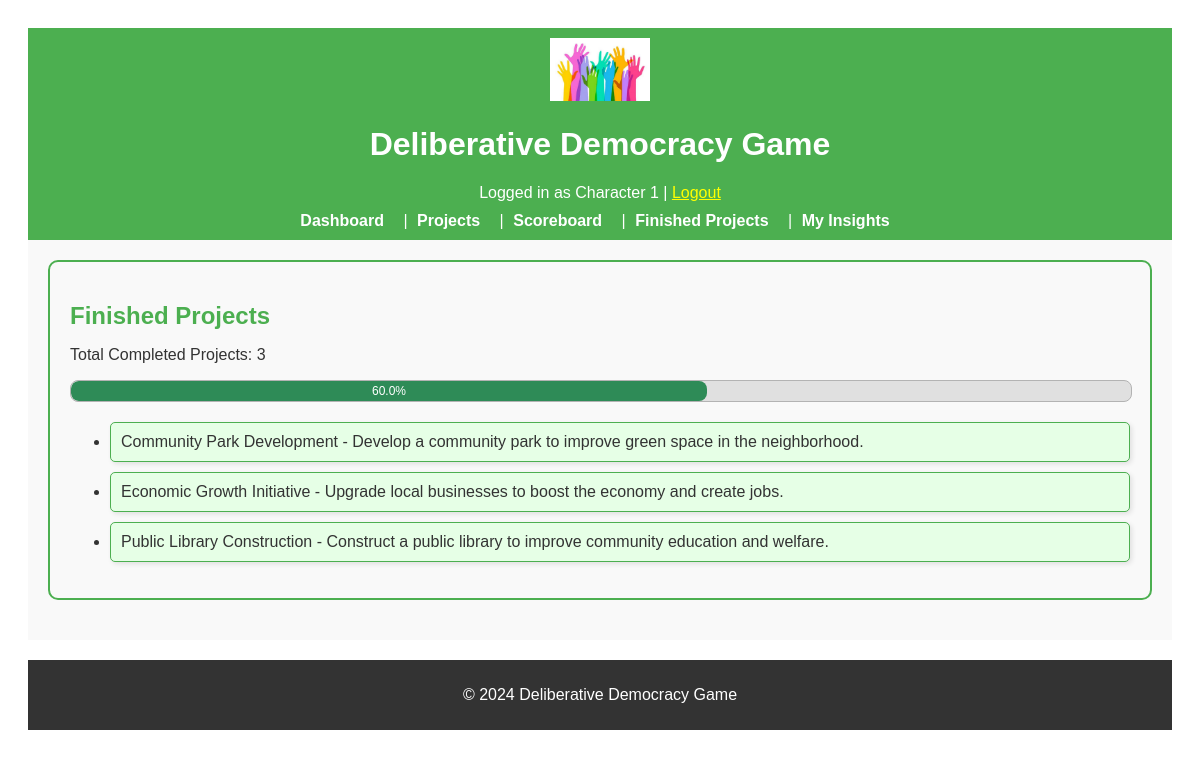
The app's page /finished_projects (signed in), older data.
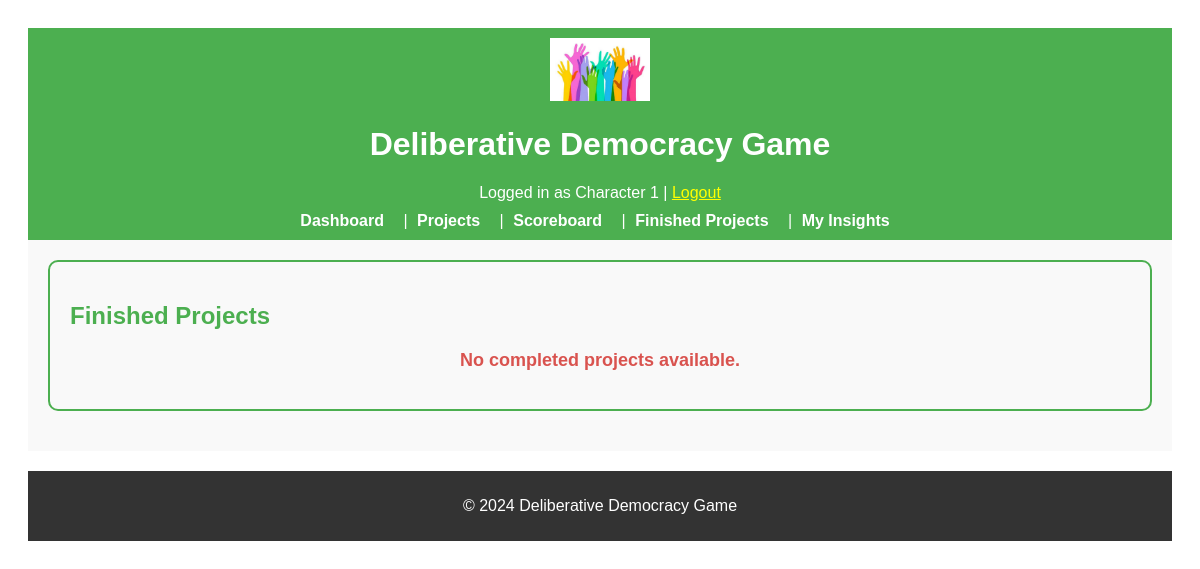
The same page, newer data.
### app/models.py (models this page shows, shortened)
class Project(db.Model):
    __tablename__ = "projects"
    id = db.Column(db.Integer, primary_key=True)
    name = db.Column(db.String(128), nullable=False)
    description = db.Column(db.Text, nullable=True)
    outcomes = db.Column(db.Text, nullable=True)
    required_resources = db.Column(db.Text, nullable=True)
    is_completed = db.Column(db.Boolean, default=False)

### app/routes.py (the view)
@main.route("/finished_projects")
@login_required
def finished_projects():
    projects = Project.query.filter_by(is_completed=True).all()
    total_projects = Project.query.count()  # Get the total number of projects
    return render_template(
        "finished_projects.html", projects=projects, total_projects=total_projects
    )

### app/routes.py (called while the page is built)
@login_manager.user_loader
def load_user(user_id):
    return User.query.get(int(user_id))

### app/templates/finished_projects.html (shortened to what this page needs)
{% extends "base.html" %}
{% block content %}
<div class="finished-projects-container">
    <h2 class="finished-projects-header">Finished Projects</h2>
    {% if projects %}
    <p>Total Completed Projects: {{ projects|length }}</p>
    <div class="progress-bar-container completed-projects-container">
        <div class="progress-bar completed-projects"
            style="width: {{ (projects|length / total_projects) * 100 }}%; max-width: 100%;">
            {{ (projects|length / total_projects) * 100 | round(1) }}%
        </div>
    </div>
    <ul>
        {% for project in projects %}
        <li class="finished-project-item">{{ project.name }} - {{ project.description }}</li>
        {% endfor %}
    </ul>
    {% else %}
    <p class="no-projects-message">No completed projects available.</p>
    {% endif %}
</div>
{% endblock %}

Row changes from the older to the newer data that the page shows:
no longer on this page (row edited): Project: name "Community Park Development", description "Develop a community park to improve green space in the neighborhood."
no longer on this page (row edited): Project: name "Economic Growth Initiative", description "Upgrade local businesses to boost the economy and create jobs."
no longer on this page (row edited): Project: name "Public Library Construction", description "Construct a public library to improve community education and welfare."
Text that changed along with them:
{{ projects|length }}: "3" → (not shown)
{{ (projects|length / total_projects) * 100 | round(1) }}: "60.0" → (not shown)
text no longer shown: "Total Completed Projects: %"
text now shown: "No completed projects available."
